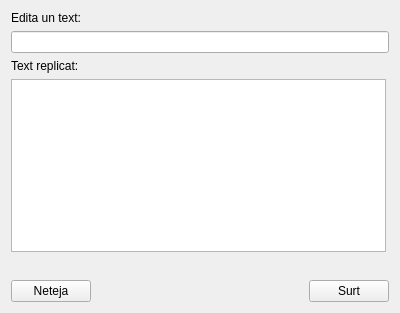
<?xml version="1.0" encoding="UTF-8"?>
<ui version="4.0">
 <class>MainWindow</class>
 <widget class="QMainWindow" name="MainWindow">
  <property name="geometry">
   <rect>
    <x>0</x>
    <y>0</y>
    <width>400</width>
    <height>313</height>
   </rect>
  </property>
  <property name="windowTitle">
   <string>MainWindow</string>
  </property>
  <widget class="QWidget" name="centralWidget">
   <layout class="QVBoxLayout" name="verticalLayout_2">
    <item>
     <layout class="QVBoxLayout" name="verticalLayout">
      <item>
       <widget class="QLabel" name="label">
        <property name="text">
         <string>Edita un text:</string>
        </property>
       </widget>
      </item>
      <item>
       <widget class="QLineEdit" name="lineEdit"/>
      </item>
      <item>
       <widget class="QLabel" name="label_2">
        <property name="text">
         <string>Text replicat:</string>
        </property>
       </widget>
      </item>
      <item>
       <widget class="QPlainTextEdit" name="plainTextEdit_2">
        <property name="maximumSize">
         <size>
          <width>375</width>
          <height>16777215</height>
         </size>
        </property>
       </widget>
      </item>
      <item>
       <spacer name="verticalSpacer">
        <property name="orientation">
         <enum>Qt::Vertical</enum>
        </property>
        <property name="sizeHint" stdset="0">
         <size>
          <width>20</width>
          <height>40</height>
         </size>
        </property>
       </spacer>
      </item>
      <item>
       <layout class="QHBoxLayout" name="horizontalLayout">
        <item>
         <widget class="QPushButton" name="pushButton">
          <property name="text">
           <string>Neteja</string>
          </property>
         </widget>
        </item>
        <item>
         <spacer name="horizontalSpacer">
          <property name="orientation">
           <enum>Qt::Horizontal</enum>
          </property>
          <property name="sizeHint" stdset="0">
           <size>
            <width>40</width>
            <height>20</height>
           </size>
          </property>
         </spacer>
        </item>
        <item>
         <widget class="QPushButton" name="pushButton_2">
          <property name="text">
           <string>Surt</string>
          </property>
         </widget>
        </item>
       </layout>
      </item>
     </layout>
    </item>
   </layout>
  </widget>
 </widget>
 <layoutdefault spacing="6" margin="11"/>
 <resources/>
 <connections>
  <connection>
   <sender>pushButton</sender>
   <signal>clicked()</signal>
   <receiver>plainTextEdit_2</receiver>
   <slot>clear()</slot>
   <hints>
    <hint type="sourcelabel">
     <x>60</x>
     <y>276</y>
    </hint>
    <hint type="destinationlabel">
     <x>59</x>
     <y>205</y>
    </hint>
   </hints>
  </connection>
  <connection>
   <sender>pushButton_2</sender>
   <signal>clicked()</signal>
   <receiver>MainWindow</receiver>
   <slot>close()</slot>
   <hints>
    <hint type="sourcelabel">
     <x>359</x>
     <y>272</y>
    </hint>
    <hint type="destinationlabel">
     <x>284</x>
     <y>281</y>
    </hint>
   </hints>
  </connection>
  <connection>
   <sender>pushButton</sender>
   <signal>clicked()</signal>
   <receiver>lineEdit</receiver>
   <slot>clear()</slot>
   <hints>
    <hint type="sourcelabel">
     <x>24</x>
     <y>289</y>
    </hint>
    <hint type="destinationlabel">
     <x>41</x>
     <y>45</y>
    </hint>
   </hints>
  </connection>
  <connection>
   <sender>lineEdit</sender>
   <signal>textChanged(QString)</signal>
   <receiver>plainTextEdit_2</receiver>
   <slot>setPlainText(QString)</slot>
   <hints>
    <hint type="sourcelabel">
     <x>187</x>
     <y>52</y>
    </hint>
    <hint type="destinationlabel">
     <x>197</x>
     <y>136</y>
    </hint>
   </hints>
  </connection>
 </connections>
</ui>
